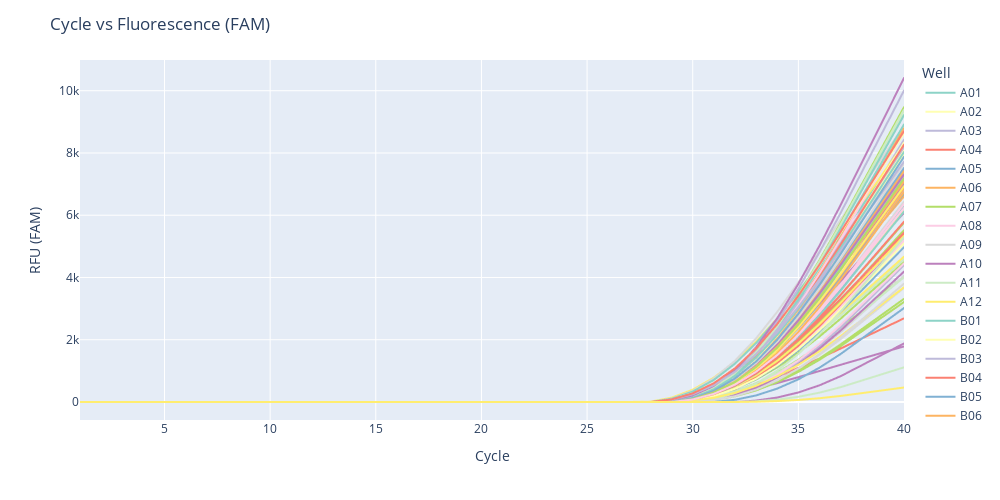
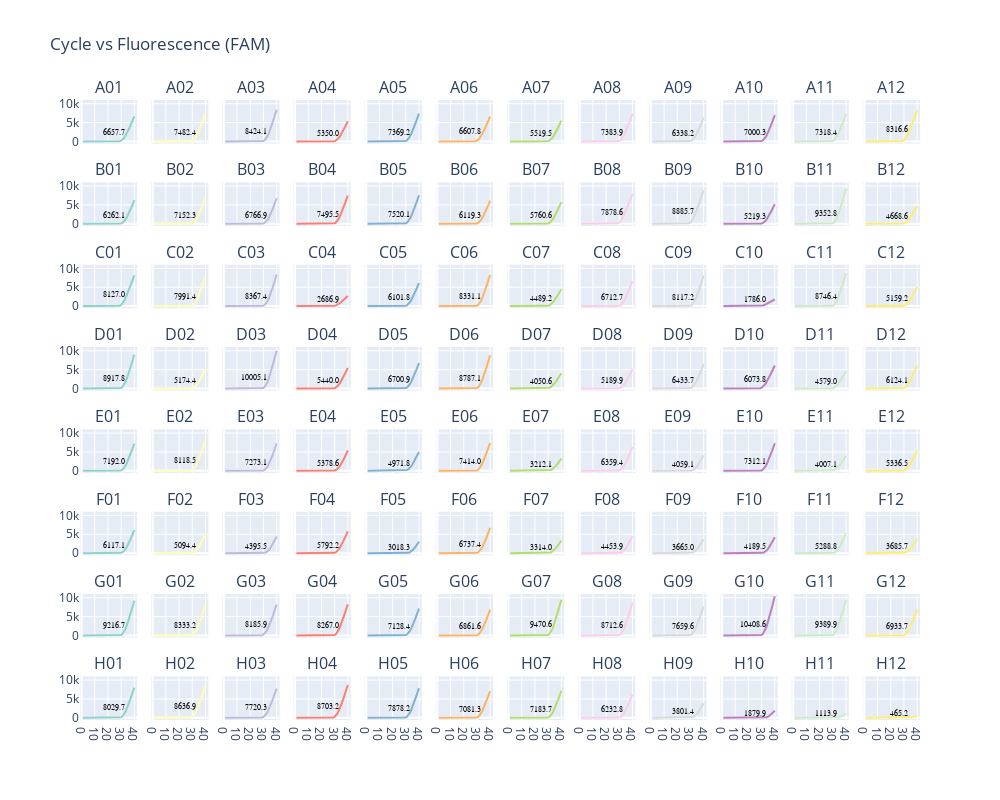

Notebook code for these charts, in order:
### Code cell
# instantiate probes
probeCy5 = Fluor('Cy5')
probeFAM = Fluor('FAM')
probeHEX = Fluor('HEX')
probeSYBR = Fluor('SYBR')

Fluor.plotAllWells(probeFAM)
Fluor.plotIndWells(probeFAM)
